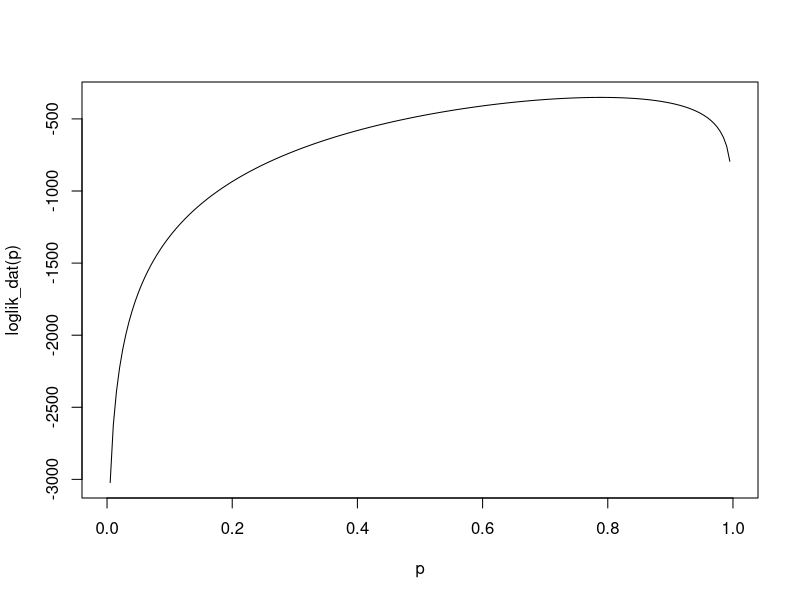

Recreate this plot in R.



## inference ##

loglik_measles <- function(a,b,c,d) {
  
  function(p){
    q <- 1 - p
    a*log(q^2) + b*log(p*q^2) +c*log(2*p^2*q) + d*log(p^2)
  }
}

loglik_dat <- loglik_measles(34,25,36,239)

p <- seq(0, 1, 0.005)
plot(p, loglik_dat(p), type = "l")

# find maximum
p_hat <- p[loglik_dat(p) >= max(loglik_dat(p))] 
# 0.79

q_hat <- 1 - p_hat
# 0.21

n <- 334

n*q_hat^2
n*2*p_hat*q_hat^2
n*2*p_hat^2*q_hat
n*p_hat^2



## simulation ##

#e.g. http://epirecip.es/epicookbook/chapters/ob18/c3/r


# Reed-Frost
sir_cb <- function(q = NA,
                   R0 = NA,
                   N,
                   MAXTIME = 100,
                   I0 = 1,
                   S0 = N - I0){
  if (is.na(q))
    q <- 1 - R0/N  #pairwise probability of avoiding potentially infectious contact
  
  # initial conditions
  I <- I0
  S <- S0
  
  for(t in seq_len(MAXTIME)){
    
    I <- c(I, rbinom(n = 1,
                     size = S[t],
                     prob = 1 - q^I[t]))
    
    S <- c(S, S[t] - I[t + 1])
    
    if(I[t + 1] == 0) break
    
  }
  
  return(
    data.frame(t = 0:t,
               I = I,
               S = S))
}

## single household
sir_cb(q = 0.5, N = 3)


## lecture measles example
res <- list()
for (i in 1:334){
  
  res[[i]] <- sir_cb(q = 0.21, N = 3)
}

library(purrr)
xx <- map(res, "I")
xx <- map_chr(xx, paste, collapse = ",")
table(xx)


# plots ------------------------------------------------------------------


